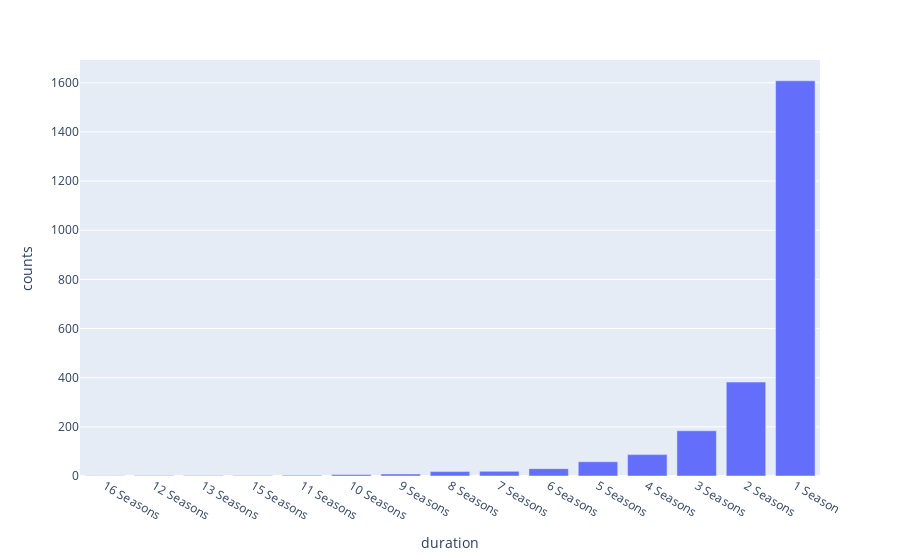

Source (notebook cell):
### Markdown cell above
# In tha above plot we can see that frequency of movies with respect to duration . And we can see maximum movies are of 90 minutes duration.

### Code cell
TV_duration_df=generate_duration_df(netflix_TV_df)
fig = px.bar(TV_duration_df,x='duration', y ='counts')
fig.update_xaxes(type='category',categoryorder='total ascending')
fig.show()

### Figure 1 — Plotly figure (JSON) as saved in the notebook; plotly's stock layout.template omitted (floating-point values rounded to 4 significant figures)
{"data": [{"alignmentgroup": "True", "hovertemplate": "duration=%{x}<br>counts=%{y}<extra></extra>", "legendgroup": "", "marker": {"color": "#636efa", "pattern": {"shape": ""}}, "name": "", "offsetgroup": "", "orientation": "v", "showlegend": false, "textposition": "auto", "type": "bar", "x": ["1 Season", "10 Seasons", "11 Seasons", "12 Seasons", "13 Seasons", "15 Seasons", "16 Seasons", "2 Seasons", "3 Seasons", "4 Seasons", "5 Seasons", "6 Seasons", "7 Seasons", "8 Seasons", "9 Seasons"], "xaxis": "x", "y": [1608, 6, 3, 2, 2, 2, 1, 382, 184, 87, 58, 30, 19, 18, 8], "yaxis": "y"}], "layout": {"barmode": "relative", "legend": {"tracegroupgap": 0}, "margin": {"t": 60}, "xaxis": {"anchor": "y", "categoryorder": "total ascending", "domain": [0, 1], "title": {"text": "duration"}, "type": "category"}, "yaxis": {"anchor": "x", "domain": [0, 1], "title": {"text": "counts"}}}}
